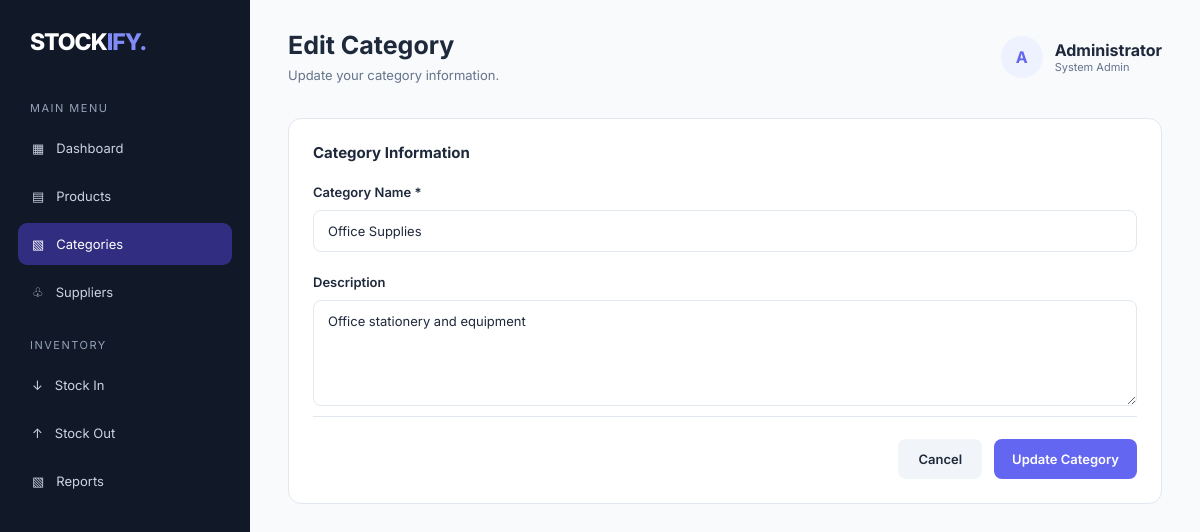
The app's page /index.php?url=categories/edit&id=2 (signed in) with its own data.
### tables this page shows
CREATE TABLE `categories` (
  `id` int(11) NOT NULL,
  `name` varchar(100) NOT NULL,
  `description` text DEFAULT NULL,
  `created_at` timestamp NOT NULL DEFAULT current_timestamp()
);

### app/controllers/CategoriesController.php (called while the page is built, shortened)
<?php
class CategoriesController extends Controller
{
    private $category;
    public function __construct()
    {
        $this->category = $this->model('Category');
    }
    public function edit()
    {
        $id = filter_input(INPUT_GET, 'id', FILTER_VALIDATE_INT);
        $category = $this->category->getById($id);
        $data = [
            'title' => 'Edit Category - Stockify',
            'category' => $category
        ];
        $this->view('categories/edit', $data);
    }
}

### app/core/Router.php (called while the page is built, shortened)
<?php
class Router
{
    public function dispatch()
    {
        $url = $_GET['url'] ?? 'dashboard/index';
        $url = trim($url, '/');
        $url = filter_var($url, FILTER_SANITIZE_URL);
        $segments = explode('/', $url);
        $method = $segments[1] ?? 'index';
        $controller = new $controllerName();
        $controller->$method();
    }
}

### public/index.php (called while the page is built, shortened)
<?php
require_once __DIR__ . '/../app/core/Database.php';
require_once __DIR__ . '/../app/core/Model.php';
require_once __DIR__ . '/../app/core/Controller.php';
require_once __DIR__ . '/../app/core/Router.php';
$router = new Router();
$router->dispatch();

### app/core/Model.php (called while the page is built, shortened)
<?php
require_once __DIR__ . '/Database.php';
class Model
{
    public function __construct()
    {
        $database = new Database();
        $this->db = $database->connect();
    }
}

### app/core/Database.php (called while the page is built, shortened)
<?php
class Database
{
    private $host = 'localhost';
    private $dbname = 'stockify_db';
    private $username = 'root';
    private $password = '';
    public function connect()
    {
        try {
            $this->connection = new PDO(
                "mysql:host={$this->host};dbname={$this->dbname};charset=utf8mb4",
                $this->username,
                $this->password
            );
            $this->connection->setAttribute(
                PDO::ATTR_ERRMODE,
                PDO::ERRMODE_EXCEPTION
            );
            $this->connection->setAttribute(
                PDO::ATTR_DEFAULT_FETCH_MODE,
                PDO::FETCH_ASSOC
            );
            return $this->connection;
        } catch (PDOException $e) {
            die("Database connection failed: " . $e->getMessage());
        }
    }
}

### app/models/Category.php (called while the page is built, shortened)
<?php
require_once __DIR__ . '/../core/Model.php';
class Category extends Model
{
    public function getById($id)
    {
        $query = "
            SELECT * FROM categories
            WHERE id = :id
        ";
        $stmt = $this->db->prepare($query);
        $stmt->execute(['id' => $id]);
        return $stmt->fetch();
    }
}

### app/views/categories/edit.php (the view, shortened to what this page needs)
<!DOCTYPE html>
<html lang="id">
<head>
    <link rel="stylesheet" href="assets/css/style.css">
</head>
<body>
<div class="app-container">
    <aside class="sidebar">
        <div class="brand">
            STOCK<span>IFY.</span>
        </div>
        <p class="menu-label">Main Menu</p>
        <ul class="nav-menu">
            <li>
                <a href="index.php">
                    <span>▦</span>
                    <span class="nav-text">Dashboard</span>
                </a>
            </li>
            <li>
                <a href="index.php?url=products/index">
                    <span>▤</span>
                    <span class="nav-text">Products</span>
                </a>
            </li>
            <li>
                <a href="index.php?url=categories/index" class="active">
                    <span>▧</span>
                    <span class="nav-text">Categories</span>
                </a>
            </li>
            <li>
                <a href="index.php?url=suppliers/index">
                    <span>♧</span>
                    <span class="nav-text">Suppliers</span>
                </a>
            </li>
        </ul>
        <p class="menu-label">Inventory</p>
        <ul class="nav-menu">
            <li>
                <a href="#">
                    <span>↓</span>
                    <span class="nav-text">Stock In</span>
                </a>
            </li>
            <li>
                <a href="#">
                    <span>↑</span>
                    <span class="nav-text">Stock Out</span>
                </a>
            </li>
            <li>
                <a href="#">
                    <span>▧</span>
                    <span class="nav-text">Reports</span>
                </a>
            </li>
        </ul>
    </aside>
    <main class="main-content">
        <header class="topbar">
            <div class="page-heading">
                <h1>Edit Category</h1>
                <p>Update your category information.</p>
            </div>
            <div class="user-profile">
                <div class="avatar">A</div>
                <div>
                    <strong>Administrator</strong>
                    <p style="font-size:11px;color:#64748B;">
                        System Admin
                    </p>
                </div>
            </div>
        </header>
        <div class="panel">
            <div class="panel-header">
                <h3>Category Information</h3>
            </div>
            <form
                action="index.php?url=categories/update"
                method="POST"
            >
                <div class="form-grid">
                    <div class="form-group full-width">
                        <label>Category Name *</label>
                        <input
                            type="text"
                            name="name"
                            value="<?= htmlspecialchars($category['name']) ?>"
                            maxlength="100"
                            required
                        >
                    </div>
                    <div class="form-group full-width">
                        <label>Description</label>
                        <textarea
                            name="description"
                            rows="5"
                        ><?= htmlspecialchars($category['description'] ?? '') ?></textarea>
                    </div>
                </div>
                <div class="form-actions">
                    <a
                        href="index.php?url=categories/index"
                        class="btn-cancel"
                    >
                        Cancel
                    </a>
                    <button
                        type="submit"
                        class="btn-primary"
                    >
                        Update Category
                    </button>
                </div>
            </form>
        </div>
    </main>
</div>
</body>
</html>

### public/assets/css/style.css (style rules this page uses)
:root { --primary: #6366F1; --primary-light: #EEF2FF; --sidebar: #111827; --background: #F8FAFC; --white: #FFFFFF; --text: #1E293B; --muted: #64748B; --border: #E2E8F0; --success: #10B981; --danger: #EF4444; }
* { margin: 0; padding: 0; box-sizing: border-box; }
body { font-family: 'Inter', sans-serif; background: var(--background); color: var(--text); }
.app-container { display: flex; min-height: 100vh; }
.sidebar { width: 250px; background: var(--sidebar); color: white; padding: 28px 18px; position: fixed; top: 0; bottom: 0; left: 0; z-index: 1000; }
.brand { font-size: 23px; font-weight: 800; letter-spacing: -1px; padding: 0 12px; margin-bottom: 45px; }
.brand span { color: #818CF8; }
.menu-label { font-size: 11px; color: #94A3B8; margin: 25px 12px 12px; text-transform: uppercase; letter-spacing: 1.5px; }
.nav-menu { list-style: none; }
.nav-menu a { display: flex; align-items: center; gap: 12px; padding: 13px 14px; margin-bottom: 6px; color: #CBD5E1; text-decoration: none; border-radius: 9px; font-size: 13px; transition: 0.2s; }
.nav-menu a:hover, .nav-menu a.active { background: #312E81; color: white; }
.nav-menu a { position: relative; z-index: 1001; cursor: pointer; pointer-events: auto; }
.main-content { width: calc(100% - 250px); margin-left: 250px; padding: 30px 38px; }
.topbar { display: flex; justify-content: space-between; align-items: center; margin-bottom: 35px; }
.page-heading h1 { font-size: 25px; font-weight: 700; }
.page-heading p { font-size: 13px; color: var(--muted); margin-top: 7px; }
.user-profile { display: flex; align-items: center; gap: 12px; }
.avatar { width: 42px; height: 42px; background: var(--primary-light); color: var(--primary); display: flex; align-items: center; justify-content: center; border-radius: 50%; font-weight: 700; }
.panel { background: var(--white); border: 1px solid var(--border); border-radius: 13px; padding: 24px; }
.panel-header { display: flex; justify-content: space-between; align-items: center; margin-bottom: 22px; }
.panel-header h3 { font-size: 15px; }
.btn-primary { display: inline-flex; align-items: center; justify-content: center; padding: 12px 18px; background: var(--primary); color: white; text-decoration: none; border-radius: 8px; font-size: 13px; font-weight: 600; transition: 0.2s; white-space: nowrap; }
.form-grid { display: grid; grid-template-columns: repeat(2, 1fr); gap: 22px; }
.form-group { display: flex; flex-direction: column; gap: 9px; }
.form-group label { font-size: 13px; font-weight: 600; color: var(--text); }
.form-group input, .form-group select, .form-group textarea { width: 100%; padding: 12px 14px; border: 1px solid var(--border); border-radius: 8px; outline: none; background: white; font-family: inherit; font-size: 13px; color: var(--text); }
.form-group textarea { resize: vertical; }
.full-width { grid-column: 1 / -1; }
.form-actions { display: flex; justify-content: flex-end; gap: 12px; margin-top: 30px; padding-top: 22px; border-top: 1px solid var(--border); }
.btn-cancel { display: inline-flex; align-items: center; padding: 12px 20px; background: #F1F5F9; color: var(--text); text-decoration: none; border-radius: 8px; font-size: 13px; font-weight: 600; }
.form-actions .btn-primary { border: none; cursor: pointer; font-family: inherit; }
.form-group { display: flex; flex-direction: column; gap: 10px; }
.form-group label { font-size: 13px; font-weight: 600; }
.full-width { grid-column: span 2; }
.form-actions { grid-column: span 2; display: flex; justify-content: flex-end; gap: 12px; margin-top: 10px; }
.btn-cancel { padding: 12px 20px; background: #F1F5F9; color: var(--text); text-decoration: none; border-radius: 8px; font-size: 13px; }

### records on screen
categories: name "Office Supplies", description "Office stationery and equipment"
